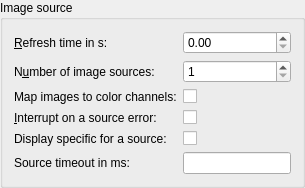
              <widget class="QGroupBox" name="groupBox_2">
               <property name="title">
                <string>Image source</string>
               </property>
               <layout class="QGridLayout" name="gridLayout_28">
                <item row="0" column="0">
                 <layout class="QGridLayout" name="gridLayout_27">
                  <item row="1" column="1">
                   <widget class="QSpinBox" name="nrsourcesSpinBox">
                    <property name="toolTip">
                     <string>&lt;html&gt;&lt;head/&gt;&lt;body&gt;&lt;p&gt;a number of image sources&lt;/p&gt;&lt;/body&gt;&lt;/html&gt;</string>
                    </property>
                    <property name="minimum">
                     <number>1</number>
                    </property>
                    <property name="value">
                     <number>1</number>
                    </property>
                   </widget>
                  </item>
                  <item row="3" column="0">
                   <widget class="QLabel" name="interruptLabel">
                    <property name="toolTip">
                     <string>&lt;html&gt;&lt;head/&gt;&lt;body&gt;&lt;p&gt;Interrupt on an image source error&lt;/p&gt;&lt;/body&gt;&lt;/html&gt;</string>
                    </property>
                    <property name="text">
                     <string>&amp;Interrupt on a source error:</string>
                    </property>
                    <property name="buddy">
                     <cstring>interruptCheckBox</cstring>
                    </property>
                   </widget>
                  </item>
                  <item row="3" column="1">
                   <widget class="QCheckBox" name="interruptCheckBox">
                    <property name="toolTip">
                     <string>&lt;html&gt;&lt;head/&gt;&lt;body&gt;&lt;p&gt;Interrupt on an image source error&lt;/p&gt;&lt;/body&gt;&lt;/html&gt;</string>
                    </property>
                    <property name="text">
                     <string/>
                    </property>
                   </widget>
                  </item>
                  <item row="0" column="0">
                   <widget class="QLabel" name="rateLabel">
                    <property name="toolTip">
                     <string>&lt;html&gt;&lt;head/&gt;&lt;body&gt;&lt;p&gt;refresh rate time of the image in seconds&lt;/p&gt;&lt;/body&gt;&lt;/html&gt;</string>
                    </property>
                    <property name="text">
                     <string>&amp;Refresh time in s:</string>
                    </property>
                    <property name="buddy">
                     <cstring>rateDoubleSpinBox</cstring>
                    </property>
                   </widget>
                  </item>
                  <item row="0" column="1">
                   <widget class="QDoubleSpinBox" name="rateDoubleSpinBox">
                    <property name="toolTip">
                     <string>&lt;html&gt;&lt;head/&gt;&lt;body&gt;&lt;p&gt;refresh rate time of the image in seconds&lt;/p&gt;&lt;/body&gt;&lt;/html&gt;</string>
                    </property>
                    <property name="singleStep">
                     <double>0.010000000000000</double>
                    </property>
                   </widget>
                  </item>
                  <item row="1" column="0">
                   <widget class="QLabel" name="nrsourcesLabel">
                    <property name="toolTip">
                     <string>&lt;html&gt;&lt;head/&gt;&lt;body&gt;&lt;p&gt;a number of image sources&lt;/p&gt;&lt;/body&gt;&lt;/html&gt;</string>
                    </property>
                    <property name="text">
                     <string>N&amp;umber of image sources:</string>
                    </property>
                    <property name="buddy">
                     <cstring>nrsourcesSpinBox</cstring>
                    </property>
                   </widget>
                  </item>
                  <item row="4" column="0">
                   <widget class="QLabel" name="sourcedisplayLabel">
                    <property name="toolTip">
                     <string>&lt;html&gt;&lt;head/&gt;&lt;body&gt;&lt;p&gt;Display parameters separately set for image sources&lt;/p&gt;&lt;/body&gt;&lt;/html&gt;</string>
                    </property>
                    <property name="text">
                     <string>Display specific for a source:</string>
                    </property>
                    <property name="buddy">
                     <cstring>sourcedisplayCheckBox</cstring>
                    </property>
                   </widget>
                  </item>
                  <item row="4" column="1">
                   <widget class="QCheckBox" name="sourcedisplayCheckBox">
                    <property name="toolTip">
                     <string>&lt;html&gt;&lt;head/&gt;&lt;body&gt;&lt;p&gt;Display parameters separately set for image sources&lt;/p&gt;&lt;/body&gt;&lt;/html&gt;</string>
                    </property>
                    <property name="text">
                     <string/>
                    </property>
                   </widget>
                  </item>
                  <item row="5" column="0">
                   <widget class="QLabel" name="timeoutLabel">
                    <property name="toolTip">
                     <string>&lt;html&gt;&lt;head/&gt;&lt;body&gt;&lt;p&gt;source timeout in ms, e.g. for Hidra or HTTP response image soures&lt;/p&gt;&lt;/body&gt;&lt;/html&gt;</string>
                    </property>
                    <property name="text">
                     <string>Source timeout in ms:</string>
                    </property>
                    <property name="buddy">
                     <cstring>timeoutLineEdit</cstring>
                    </property>
                   </widget>
                  </item>
                  <item row="5" column="1">
                   <widget class="QLineEdit" name="timeoutLineEdit">
                    <property name="toolTip">
                     <string>&lt;html&gt;&lt;head/&gt;&lt;body&gt;&lt;p&gt;source timeout in ms, e.g. for Hidra or HTTP response image soures&lt;/p&gt;&lt;/body&gt;&lt;/html&gt;</string>
                    </property>
                   </widget>
                  </item>
                  <item row="2" column="0">
                   <widget class="QLabel" name="imagechannelsLabel">
                    <property name="toolTip">
                     <string>&lt;html&gt;&lt;head/&gt;&lt;body&gt;&lt;p&gt;Place data from different image sources to a separate color channels&lt;/p&gt;&lt;/body&gt;&lt;/html&gt;</string>
                    </property>
                    <property name="text">
                     <string>Map images to color channels:</string>
                    </property>
                   </widget>
                  </item>
                  <item row="2" column="1">
                   <widget class="QCheckBox" name="imagechannelsCheckBox">
                    <property name="toolTip">
                     <string>&lt;html&gt;&lt;head/&gt;&lt;body&gt;&lt;p&gt;Place data from different image sources to a separate color channels&lt;/p&gt;&lt;/body&gt;&lt;/html&gt;</string>
                    </property>
                    <property name="text">
                     <string/>
                    </property>
                   </widget>
                  </item>
                 </layout>
                </item>
               </layout>
              </widget>
